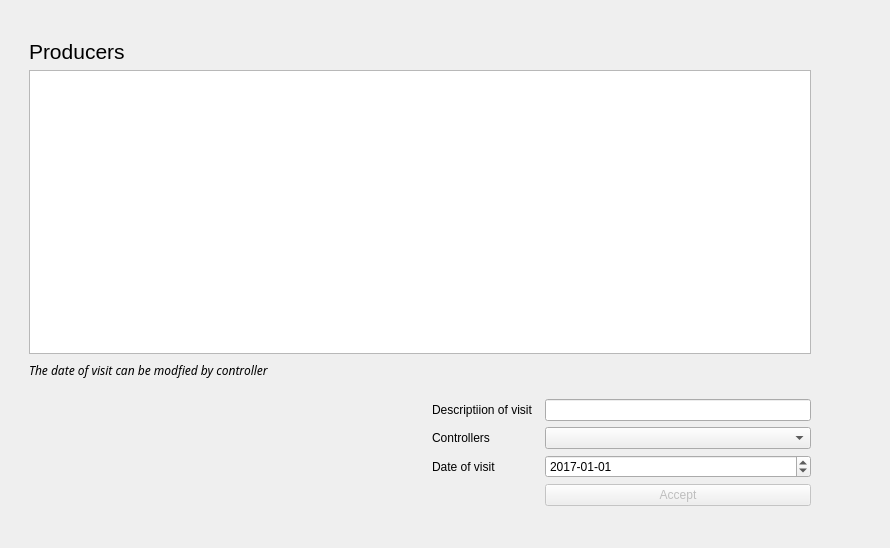
            <widget class="QWidget" name="tab_3">
             <attribute name="title">
              <string>Producers</string>
             </attribute>
             <layout class="QVBoxLayout" name="verticalLayout_5">
              <item>
               <layout class="QVBoxLayout" name="verticalLayout_36">
                <item>
                 <spacer name="horizontalSpacer_36">
                  <property name="orientation">
                   <enum>Qt::Horizontal</enum>
                  </property>
                  <property name="sizeHint" stdset="0">
                   <size>
                    <width>868</width>
                    <height>28</height>
                   </size>
                  </property>
                 </spacer>
                </item>
                <item>
                 <layout class="QHBoxLayout" name="horizontalLayout_24">
                  <item>
                   <spacer name="verticalSpacer_14">
                    <property name="orientation">
                     <enum>Qt::Vertical</enum>
                    </property>
                    <property name="sizeHint" stdset="0">
                     <size>
                      <width>18</width>
                      <height>498</height>
                     </size>
                    </property>
                   </spacer>
                  </item>
                  <item>
                   <layout class="QHBoxLayout" name="horizontalLayout_17">
                    <item>
                     <layout class="QVBoxLayout" name="verticalLayout_35">
                      <item>
                       <layout class="QVBoxLayout" name="verticalLayout_37">
                        <item>
                         <layout class="QHBoxLayout" name="horizontalLayout_16">
                          <item>
                           <widget class="QLabel" name="labelProducers">
                            <property name="text">
                             <string>&lt;html&gt;&lt;head/&gt;&lt;body&gt;&lt;p&gt;&lt;span style=&quot; font-size:16pt;&quot;&gt;Producers&lt;/span&gt;&lt;/p&gt;&lt;/body&gt;&lt;/html&gt;</string>
                            </property>
                           </widget>
                          </item>
                          <item>
                           <spacer name="horizontalSpacer_35">
                            <property name="orientation">
                             <enum>Qt::Horizontal</enum>
                            </property>
                            <property name="sizeHint" stdset="0">
                             <size>
                              <width>648</width>
                              <height>13</height>
                             </size>
                            </property>
                           </spacer>
                          </item>
                         </layout>
                        </item>
                        <item>
                         <widget class="QTableWidget" name="tableWidgetListProducers"/>
                        </item>
                        <item>
                         <layout class="QVBoxLayout" name="verticalLayout_38">
                          <item>
                           <layout class="QHBoxLayout" name="horizontalLayout_25">
                            <item>
                             <widget class="QLabel" name="label_12">
                              <property name="font">
                               <font>
                                <family>STIXGeneral</family>
                                <italic>true</italic>
                               </font>
                              </property>
                              <property name="layoutDirection">
                               <enum>Qt::LeftToRight</enum>
                              </property>
                              <property name="autoFillBackground">
                               <bool>false</bool>
                              </property>
                              <property name="text">
                               <string>The date of visit can be modfied by controller</string>
                              </property>
                             </widget>
                            </item>
                            <item>
                             <spacer name="horizontalSpacer_37">
                              <property name="orientation">
                               <enum>Qt::Horizontal</enum>
                              </property>
                              <property name="sizeHint" stdset="0">
                               <size>
                                <width>248</width>
                                <height>20</height>
                               </size>
                              </property>
                             </spacer>
                            </item>
                           </layout>
                          </item>
                          <item>
                           <layout class="QHBoxLayout" name="horizontalLayout_26">
                            <item>
                             <spacer name="horizontalSpacer_38">
                              <property name="orientation">
                               <enum>Qt::Horizontal</enum>
                              </property>
                              <property name="sizeHint" stdset="0">
                               <size>
                                <width>448</width>
                                <height>13</height>
                               </size>
                              </property>
                             </spacer>
                            </item>
                           </layout>
                          </item>
                         </layout>
                        </item>
                       </layout>
                      </item>
                      <item>
                       <layout class="QHBoxLayout" name="horizontalLayout_27">
                        <item>
                         <widget class="QWidget" name="widgetTakeVisit" native="true">
                          <property name="enabled">
                           <bool>true</bool>
                          </property>
                          <layout class="QVBoxLayout" name="verticalLayout_40"/>
                         </widget>
                        </item>
                        <item>
                         <spacer name="horizontalSpacer_39">
                          <property name="orientation">
                           <enum>Qt::Horizontal</enum>
                          </property>
                          <property name="sizeHint" stdset="0">
                           <size>
                            <width>348</width>
                            <height>138</height>
                           </size>
                          </property>
                         </spacer>
                        </item>
                        <item>
                         <layout class="QFormLayout" name="formLayout_5">
                          <property name="fieldGrowthPolicy">
                           <enum>QFormLayout::AllNonFixedFieldsGrow</enum>
                          </property>
                          <item row="0" column="0">
                           <widget class="QLabel" name="label_13">
                            <property name="text">
                             <string>Descriptiion of visit  </string>
                            </property>
                           </widget>
                          </item>
                          <item row="0" column="1">
                           <widget class="QLineEdit" name="lineEditVisitDescription"/>
                          </item>
                          <item row="1" column="0">
                           <widget class="QLabel" name="label_14">
                            <property name="enabled">
                             <bool>true</bool>
                            </property>
                            <property name="text">
                             <string>Controllers      </string>
                            </property>
                           </widget>
                          </item>
                          <item row="1" column="1">
                           <widget class="QComboBox" name="comboBoxListControllers"/>
                          </item>
                          <item row="2" column="0">
                           <widget class="QLabel" name="label_15">
                            <property name="enabled">
                             <bool>true</bool>
                            </property>
                            <property name="text">
                             <string>Date of visit</string>
                            </property>
                           </widget>
                          </item>
                          <item row="2" column="1">
                           <widget class="QDateEdit" name="dateEditVisit">
                            <property name="readOnly">
                             <bool>false</bool>
                            </property>
                            <property name="showGroupSeparator" stdset="0">
                             <bool>false</bool>
                            </property>
                            <property name="dateTime">
                             <datetime>
                              <hour>0</hour>
                              <minute>0</minute>
                              <second>0</second>
                              <year>2017</year>
                              <month>1</month>
                              <day>1</day>
                             </datetime>
                            </property>
                            <property name="minimumDateTime">
                             <datetime>
                              <hour>0</hour>
                              <minute>0</minute>
                              <second>0</second>
                              <year>1753</year>
                              <month>9</month>
                              <day>14</day>
                             </datetime>
                            </property>
                            <property name="displayFormat">
                             <string>yyyy-MM-dd</string>
                            </property>
                           </widget>
                          </item>
                          <item row="3" column="1">
                           <widget class="QPushButton" name="pushButtonAcceptVisit">
                            <property name="enabled">
                             <bool>false</bool>
                            </property>
                            <property name="text">
                             <string>Accept</string>
                            </property>
                           </widget>
                          </item>
                         </layout>
                        </item>
                       </layout>
                      </item>
                     </layout>
                    </item>
                    <item>
                     <spacer name="verticalSpacer_13">
                      <property name="orientation">
                       <enum>Qt::Vertical</enum>
                      </property>
                      <property name="sizeHint" stdset="0">
                       <size>
                        <width>68</width>
                        <height>468</height>
                       </size>
                      </property>
                     </spacer>
                    </item>
                   </layout>
                  </item>
                 </layout>
                </item>
               </layout>
              </item>
             </layout>
            </widget>
